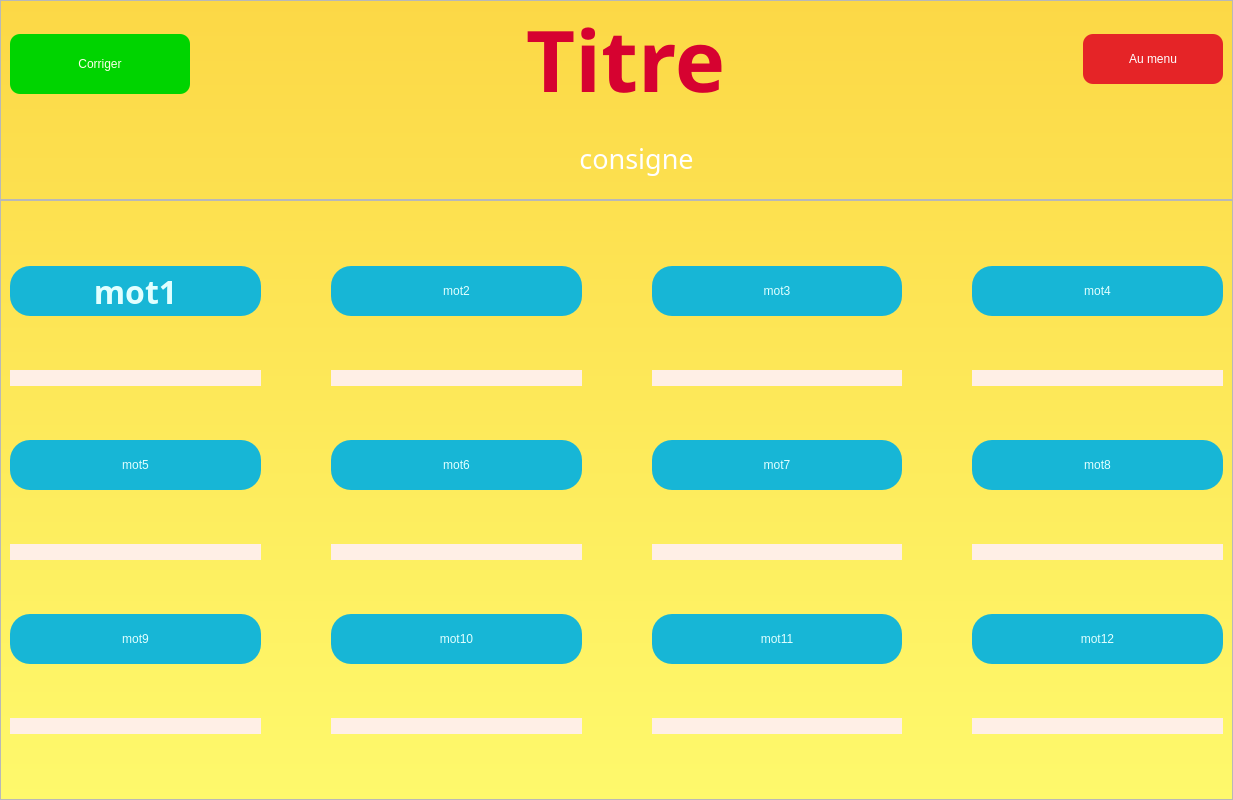
<?xml version="1.0" encoding="UTF-8"?>
<ui version="4.0">
 <class>MainWindow</class>
 <widget class="QMainWindow" name="MainWindow">
  <property name="geometry">
   <rect>
    <x>0</x>
    <y>0</y>
    <width>1233</width>
    <height>800</height>
   </rect>
  </property>
  <property name="windowTitle">
   <string>MainWindow</string>
  </property>
  <widget class="QWidget" name="centralwidget">
   <property name="styleSheet">
    <string notr="true">background-color: qlineargradient(spread:pad, x1:0.512, y1:0, x2:0.512, y2:1, stop:0 rgba(252, 216, 70, 255), stop:1 rgba(254, 249, 108, 255));</string>
   </property>
   <layout class="QGridLayout" name="gridLayout_3">
    <property name="leftMargin">
     <number>0</number>
    </property>
    <property name="topMargin">
     <number>0</number>
    </property>
    <property name="rightMargin">
     <number>0</number>
    </property>
    <property name="bottomMargin">
     <number>0</number>
    </property>
    <property name="spacing">
     <number>0</number>
    </property>
    <item row="1" column="0">
     <widget class="QFrame" name="content_frame">
      <property name="styleSheet">
       <string notr="true">background-color: rgb(a255, 255, 255,0);</string>
      </property>
      <property name="frameShape">
       <enum>QFrame::StyledPanel</enum>
      </property>
      <property name="frameShadow">
       <enum>QFrame::Raised</enum>
      </property>
      <layout class="QGridLayout" name="gridLayout_2">
       <property name="leftMargin">
        <number>9</number>
       </property>
       <property name="topMargin">
        <number>21</number>
       </property>
       <property name="rightMargin">
        <number>9</number>
       </property>
       <property name="bottomMargin">
        <number>20</number>
       </property>
       <property name="horizontalSpacing">
        <number>70</number>
       </property>
       <property name="verticalSpacing">
        <number>10</number>
       </property>
       <item row="4" column="2">
        <widget class="QPushButton" name="btn_word11">
         <property name="minimumSize">
          <size>
           <width>0</width>
           <height>50</height>
          </size>
         </property>
         <property name="maximumSize">
          <size>
           <width>260</width>
           <height>16777215</height>
          </size>
         </property>
         <property name="styleSheet">
          <string notr="true">border-radius:20px;
background-color:rgb(23, 182, 214);
border-color: rgb(108, 108, 108);
font: 700 24pt &quot;Book Antiqua&quot;;
color:rgb(225, 255, 255);</string>
         </property>
         <property name="text">
          <string>mot11</string>
         </property>
        </widget>
       </item>
       <item row="1" column="1">
        <widget class="QLineEdit" name="word2_guess">
         <property name="maximumSize">
          <size>
           <width>260</width>
           <height>16777215</height>
          </size>
         </property>
         <property name="styleSheet">
          <string notr="true">border-radius:10px;
background-color: rgba(255, 239, 233, 250);
font: 20pt &quot;Calisto MT&quot;;
color: rgb(43, 43, 43);</string>
         </property>
         <property name="alignment">
          <set>Qt::AlignCenter</set>
         </property>
        </widget>
       </item>
       <item row="2" column="0">
        <widget class="QPushButton" name="btn_word5">
         <property name="minimumSize">
          <size>
           <width>0</width>
           <height>50</height>
          </size>
         </property>
         <property name="maximumSize">
          <size>
           <width>260</width>
           <height>16777215</height>
          </size>
         </property>
         <property name="styleSheet">
          <string notr="true">border-radius:20px;
background-color:rgb(23, 182, 214);
border-color: rgb(108, 108, 108);
font: 700 24pt &quot;Book Antiqua&quot;;
color:rgb(225, 255, 255);</string>
         </property>
         <property name="text">
          <string>mot5</string>
         </property>
        </widget>
       </item>
       <item row="0" column="2">
        <widget class="QPushButton" name="btn_word3">
         <property name="minimumSize">
          <size>
           <width>0</width>
           <height>50</height>
          </size>
         </property>
         <property name="maximumSize">
          <size>
           <width>260</width>
           <height>16777215</height>
          </size>
         </property>
         <property name="styleSheet">
          <string notr="true">border-radius:20px;
background-color:rgb(23, 182, 214);
border-color: rgb(108, 108, 108);
font: 700 24pt &quot;Book Antiqua&quot;;
color:rgb(225, 255, 255);</string>
         </property>
         <property name="text">
          <string>mot3</string>
         </property>
        </widget>
       </item>
       <item row="1" column="3">
        <widget class="QLineEdit" name="word4_guess">
         <property name="maximumSize">
          <size>
           <width>260</width>
           <height>16777215</height>
          </size>
         </property>
         <property name="styleSheet">
          <string notr="true">border-radius:10px;
background-color: rgba(255, 239, 233, 250);
font: 20pt &quot;Calisto MT&quot;;
color: rgb(43, 43, 43);</string>
         </property>
         <property name="alignment">
          <set>Qt::AlignCenter</set>
         </property>
        </widget>
       </item>
       <item row="3" column="2">
        <widget class="QLineEdit" name="word7_guess">
         <property name="maximumSize">
          <size>
           <width>260</width>
           <height>16777215</height>
          </size>
         </property>
         <property name="styleSheet">
          <string notr="true">border-radius:10px;
background-color: rgba(255, 239, 233, 250);
font: 20pt &quot;Calisto MT&quot;;
color: rgb(43, 43, 43);</string>
         </property>
         <property name="alignment">
          <set>Qt::AlignCenter</set>
         </property>
        </widget>
       </item>
       <item row="5" column="0">
        <widget class="QLineEdit" name="word9_guess">
         <property name="maximumSize">
          <size>
           <width>260</width>
           <height>16777215</height>
          </size>
         </property>
         <property name="styleSheet">
          <string notr="true">border-radius:10px;
background-color: rgba(255, 239, 233, 250);
font: 20pt &quot;Calisto MT&quot;;
color: rgb(43, 43, 43);</string>
         </property>
         <property name="alignment">
          <set>Qt::AlignCenter</set>
         </property>
        </widget>
       </item>
       <item row="5" column="3">
        <widget class="QLineEdit" name="word12_guess">
         <property name="maximumSize">
          <size>
           <width>260</width>
           <height>16777215</height>
          </size>
         </property>
         <property name="styleSheet">
          <string notr="true">border-radius:10px;
background-color: rgba(255, 239, 233, 250);
font: 20pt &quot;Calisto MT&quot;;
color: rgb(43, 43, 43);</string>
         </property>
         <property name="alignment">
          <set>Qt::AlignCenter</set>
         </property>
        </widget>
       </item>
       <item row="4" column="0">
        <widget class="QPushButton" name="btn_word9">
         <property name="minimumSize">
          <size>
           <width>0</width>
           <height>50</height>
          </size>
         </property>
         <property name="maximumSize">
          <size>
           <width>260</width>
           <height>16777215</height>
          </size>
         </property>
         <property name="styleSheet">
          <string notr="true">border-radius:20px;
background-color:rgb(23, 182, 214);
border-color: rgb(108, 108, 108);
font: 700 24pt &quot;Book Antiqua&quot;;
color:rgb(225, 255, 255);</string>
         </property>
         <property name="text">
          <string>mot9</string>
         </property>
        </widget>
       </item>
       <item row="3" column="3">
        <widget class="QLineEdit" name="word8_guess">
         <property name="maximumSize">
          <size>
           <width>260</width>
           <height>16777215</height>
          </size>
         </property>
         <property name="styleSheet">
          <string notr="true">border-radius:10px;
background-color: rgba(255, 239, 233, 250);
font: 20pt &quot;Calisto MT&quot;;
color: rgb(43, 43, 43);</string>
         </property>
         <property name="alignment">
          <set>Qt::AlignCenter</set>
         </property>
        </widget>
       </item>
       <item row="0" column="0">
        <widget class="QPushButton" name="btn_word1">
         <property name="minimumSize">
          <size>
           <width>0</width>
           <height>50</height>
          </size>
         </property>
         <property name="maximumSize">
          <size>
           <width>260</width>
           <height>16777215</height>
          </size>
         </property>
         <property name="font">
          <font>
           <family>Book Antiqua</family>
           <pointsize>24</pointsize>
           <italic>false</italic>
           <bold>true</bold>
          </font>
         </property>
         <property name="styleSheet">
          <string notr="true">border-radius:20px;
background-color:rgb(23, 182, 214);
border-color: rgb(108, 108, 108);
font: 700 24pt &quot;Book Antiqua&quot;;
color:rgb(225, 255, 255);</string>
         </property>
         <property name="text">
          <string>mot1</string>
         </property>
        </widget>
       </item>
       <item row="5" column="1">
        <widget class="QLineEdit" name="word10_guess">
         <property name="maximumSize">
          <size>
           <width>260</width>
           <height>16777215</height>
          </size>
         </property>
         <property name="styleSheet">
          <string notr="true">border-radius:10px;
background-color: rgba(255, 239, 233, 250);
font: 20pt &quot;Calisto MT&quot;;
color: rgb(43, 43, 43);</string>
         </property>
         <property name="alignment">
          <set>Qt::AlignCenter</set>
         </property>
        </widget>
       </item>
       <item row="3" column="1">
        <widget class="QLineEdit" name="word6_guess">
         <property name="maximumSize">
          <size>
           <width>260</width>
           <height>16777215</height>
          </size>
         </property>
         <property name="styleSheet">
          <string notr="true">border-radius:10px;
background-color: rgba(255, 239, 233, 250);
font: 20pt &quot;Calisto MT&quot;;
color: rgb(43, 43, 43);</string>
         </property>
         <property name="alignment">
          <set>Qt::AlignCenter</set>
         </property>
        </widget>
       </item>
       <item row="3" column="0">
        <widget class="QLineEdit" name="word5_guess">
         <property name="maximumSize">
          <size>
           <width>260</width>
           <height>16777215</height>
          </size>
         </property>
         <property name="styleSheet">
          <string notr="true">border-radius:10px;
background-color: rgba(255, 239, 233, 250);
font: 20pt &quot;Calisto MT&quot;;
color: rgb(43, 43, 43);</string>
         </property>
         <property name="alignment">
          <set>Qt::AlignCenter</set>
         </property>
        </widget>
       </item>
       <item row="0" column="3">
        <widget class="QPushButton" name="btn_word4">
         <property name="minimumSize">
          <size>
           <width>0</width>
           <height>50</height>
          </size>
         </property>
         <property name="maximumSize">
          <size>
           <width>260</width>
           <height>16777215</height>
          </size>
         </property>
         <property name="styleSheet">
          <string notr="true">border-radius:20px;
background-color:rgb(23, 182, 214);
border-color: rgb(108, 108, 108);
font: 700 24pt &quot;Book Antiqua&quot;;
color:rgb(225, 255, 255);</string>
         </property>
         <property name="text">
          <string>mot4</string>
         </property>
        </widget>
       </item>
       <item row="2" column="3">
        <widget class="QPushButton" name="btn_word8">
         <property name="minimumSize">
          <size>
           <width>0</width>
           <height>50</height>
          </size>
         </property>
         <property name="maximumSize">
          <size>
           <width>260</width>
           <height>16777215</height>
          </size>
         </property>
         <property name="styleSheet">
          <string notr="true">border-radius:20px;
background-color:rgb(23, 182, 214);
border-color: rgb(108, 108, 108);
font: 700 24pt &quot;Book Antiqua&quot;;
color:rgb(225, 255, 255);</string>
         </property>
         <property name="text">
          <string>mot8</string>
         </property>
        </widget>
       </item>
       <item row="1" column="2">
        <widget class="QLineEdit" name="word3_guess">
         <property name="maximumSize">
          <size>
           <width>260</width>
           <height>16777215</height>
          </size>
         </property>
         <property name="styleSheet">
          <string notr="true">border-radius:10px;
background-color: rgba(255, 239, 233, 250);
font: 20pt &quot;Calisto MT&quot;;
color: rgb(43, 43, 43);</string>
         </property>
         <property name="alignment">
          <set>Qt::AlignCenter</set>
         </property>
        </widget>
       </item>
       <item row="5" column="2">
        <widget class="QLineEdit" name="word11_guess">
         <property name="maximumSize">
          <size>
           <width>260</width>
           <height>16777215</height>
          </size>
         </property>
         <property name="styleSheet">
          <string notr="true">border-radius:10px;
background-color: rgba(255, 239, 233, 250);
font: 20pt &quot;Calisto MT&quot;;
color: rgb(43, 43, 43);</string>
         </property>
         <property name="alignment">
          <set>Qt::AlignCenter</set>
         </property>
        </widget>
       </item>
       <item row="0" column="1">
        <widget class="QPushButton" name="btn_word2">
         <property name="minimumSize">
          <size>
           <width>0</width>
           <height>50</height>
          </size>
         </property>
         <property name="maximumSize">
          <size>
           <width>260</width>
           <height>16777215</height>
          </size>
         </property>
         <property name="styleSheet">
          <string notr="true">border-radius:20px;
background-color:rgb(23, 182, 214);
border-color: rgb(108, 108, 108);
font: 700 24pt &quot;Book Antiqua&quot;;
color:rgb(225, 255, 255);</string>
         </property>
         <property name="text">
          <string>mot2</string>
         </property>
        </widget>
       </item>
       <item row="4" column="1">
        <widget class="QPushButton" name="btn_word10">
         <property name="minimumSize">
          <size>
           <width>0</width>
           <height>50</height>
          </size>
         </property>
         <property name="maximumSize">
          <size>
           <width>260</width>
           <height>16777215</height>
          </size>
         </property>
         <property name="styleSheet">
          <string notr="true">border-radius:20px;
background-color:rgb(23, 182, 214);
border-color: rgb(108, 108, 108);
font: 700 24pt &quot;Book Antiqua&quot;;
color:rgb(225, 255, 255);</string>
         </property>
         <property name="text">
          <string>mot10</string>
         </property>
        </widget>
       </item>
       <item row="2" column="2">
        <widget class="QPushButton" name="btn_word7">
         <property name="minimumSize">
          <size>
           <width>0</width>
           <height>50</height>
          </size>
         </property>
         <property name="maximumSize">
          <size>
           <width>290</width>
           <height>16777215</height>
          </size>
         </property>
         <property name="styleSheet">
          <string notr="true">border-radius:20px;
background-color:rgb(23, 182, 214);
border-color: rgb(108, 108, 108);
font: 700 24pt &quot;Book Antiqua&quot;;
color:rgb(225, 255, 255);</string>
         </property>
         <property name="text">
          <string>mot7</string>
         </property>
        </widget>
       </item>
       <item row="4" column="3">
        <widget class="QPushButton" name="btn_word12">
         <property name="minimumSize">
          <size>
           <width>0</width>
           <height>50</height>
          </size>
         </property>
         <property name="maximumSize">
          <size>
           <width>260</width>
           <height>16777215</height>
          </size>
         </property>
         <property name="styleSheet">
          <string notr="true">border-radius:20px;
background-color:rgb(23, 182, 214);
border-color: rgb(108, 108, 108);
font: 700 24pt &quot;Book Antiqua&quot;;
color:rgb(225, 255, 255);</string>
         </property>
         <property name="text">
          <string>mot12</string>
         </property>
        </widget>
       </item>
       <item row="2" column="1">
        <widget class="QPushButton" name="btn_word6">
         <property name="minimumSize">
          <size>
           <width>0</width>
           <height>50</height>
          </size>
         </property>
         <property name="maximumSize">
          <size>
           <width>260</width>
           <height>16777215</height>
          </size>
         </property>
         <property name="styleSheet">
          <string notr="true">border-radius:20px;
background-color:rgb(23, 182, 214);
border-color: rgb(108, 108, 108);
font: 700 24pt &quot;Book Antiqua&quot;;
color:rgb(225, 255, 255);</string>
         </property>
         <property name="text">
          <string>mot6</string>
         </property>
        </widget>
       </item>
       <item row="1" column="0">
        <widget class="QLineEdit" name="word1_guess">
         <property name="maximumSize">
          <size>
           <width>260</width>
           <height>16777215</height>
          </size>
         </property>
         <property name="layoutDirection">
          <enum>Qt::LeftToRight</enum>
         </property>
         <property name="autoFillBackground">
          <bool>false</bool>
         </property>
         <property name="styleSheet">
          <string notr="true">border-radius:10px;
background-color: rgba(255, 239, 233, 250);
font: 20pt &quot;Calisto MT&quot;;
color: rgb(43, 43, 43);</string>
         </property>
         <property name="text">
          <string/>
         </property>
         <property name="alignment">
          <set>Qt::AlignHCenter|Qt::AlignTop</set>
         </property>
        </widget>
       </item>
      </layout>
     </widget>
    </item>
    <item row="0" column="0">
     <widget class="QFrame" name="title_frame">
      <property name="sizePolicy">
       <sizepolicy hsizetype="MinimumExpanding" vsizetype="Preferred">
        <horstretch>0</horstretch>
        <verstretch>0</verstretch>
       </sizepolicy>
      </property>
      <property name="maximumSize">
       <size>
        <width>16777215</width>
        <height>200</height>
       </size>
      </property>
      <property name="styleSheet">
       <string notr="true">background-color: rgb(a255, 255, 255,0);</string>
      </property>
      <property name="frameShape">
       <enum>QFrame::StyledPanel</enum>
      </property>
      <property name="frameShadow">
       <enum>QFrame::Raised</enum>
      </property>
      <layout class="QGridLayout" name="gridLayout">
       <property name="leftMargin">
        <number>9</number>
       </property>
       <property name="topMargin">
        <number>0</number>
       </property>
       <property name="rightMargin">
        <number>9</number>
       </property>
       <property name="bottomMargin">
        <number>8</number>
       </property>
       <property name="horizontalSpacing">
        <number>0</number>
       </property>
       <property name="verticalSpacing">
        <number>8</number>
       </property>
       <item row="0" column="2">
        <widget class="QLabel" name="lvl_title">
         <property name="minimumSize">
          <size>
           <width>100</width>
           <height>0</height>
          </size>
         </property>
         <property name="maximumSize">
          <size>
           <width>16777215</width>
           <height>120</height>
          </size>
         </property>
         <property name="font">
          <font>
           <family>Tw Cen MT</family>
           <pointsize>64</pointsize>
           <italic>false</italic>
           <bold>true</bold>
          </font>
         </property>
         <property name="styleSheet">
          <string notr="true">color:rgb(214, 2, 48);
font: 700 64pt &quot;Tw Cen MT&quot;;</string>
         </property>
         <property name="text">
          <string>Titre </string>
         </property>
         <property name="alignment">
          <set>Qt::AlignHCenter|Qt::AlignTop</set>
         </property>
        </widget>
       </item>
       <item row="0" column="3">
        <widget class="QPushButton" name="btn_goto_menu">
         <property name="sizePolicy">
          <sizepolicy hsizetype="Preferred" vsizetype="Preferred">
           <horstretch>0</horstretch>
           <verstretch>0</verstretch>
          </sizepolicy>
         </property>
         <property name="minimumSize">
          <size>
           <width>140</width>
           <height>50</height>
          </size>
         </property>
         <property name="maximumSize">
          <size>
           <width>140</width>
           <height>50</height>
          </size>
         </property>
         <property name="styleSheet">
          <string notr="true">background-color:rgb(229, 36, 39);
color: white;
font: 600 16pt &quot;Segoe UI Semibold&quot;;
border-radius: 10px;</string>
         </property>
         <property name="text">
          <string>Au menu</string>
         </property>
        </widget>
       </item>
       <item row="0" column="1">
        <widget class="QPushButton" name="btn_correct">
         <property name="sizePolicy">
          <sizepolicy hsizetype="Preferred" vsizetype="Maximum">
           <horstretch>0</horstretch>
           <verstretch>0</verstretch>
          </sizepolicy>
         </property>
         <property name="minimumSize">
          <size>
           <width>180</width>
           <height>60</height>
          </size>
         </property>
         <property name="maximumSize">
          <size>
           <width>140</width>
           <height>50</height>
          </size>
         </property>
         <property name="styleSheet">
          <string notr="true">background-color: rgb(0, 212, 0);
border-radius: 10px;
color: rgb(252, 255, 234);
font: 700 18pt &quot;Segoe UI Variable Text&quot;;</string>
         </property>
         <property name="text">
          <string>Corriger</string>
         </property>
        </widget>
       </item>
       <item row="3" column="2">
        <widget class="QLabel" name="lvl_question">
         <property name="sizePolicy">
          <sizepolicy hsizetype="Preferred" vsizetype="Preferred">
           <horstretch>0</horstretch>
           <verstretch>0</verstretch>
          </sizepolicy>
         </property>
         <property name="minimumSize">
          <size>
           <width>16</width>
           <height>2</height>
          </size>
         </property>
         <property name="maximumSize">
          <size>
           <width>1270</width>
           <height>16777215</height>
          </size>
         </property>
         <property name="font">
          <font>
           <family>Segoe UI Semibold</family>
           <pointsize>20</pointsize>
          </font>
         </property>
         <property name="styleSheet">
          <string notr="true">background-color: rgba(255, 255, 255,0);
color: rgb(255, 255, 255);</string>
         </property>
         <property name="text">
          <string>consigne</string>
         </property>
         <property name="alignment">
          <set>Qt::AlignCenter</set>
         </property>
        </widget>
       </item>
      </layout>
     </widget>
    </item>
   </layout>
  </widget>
 </widget>
 <resources/>
 <connections/>
</ui>
